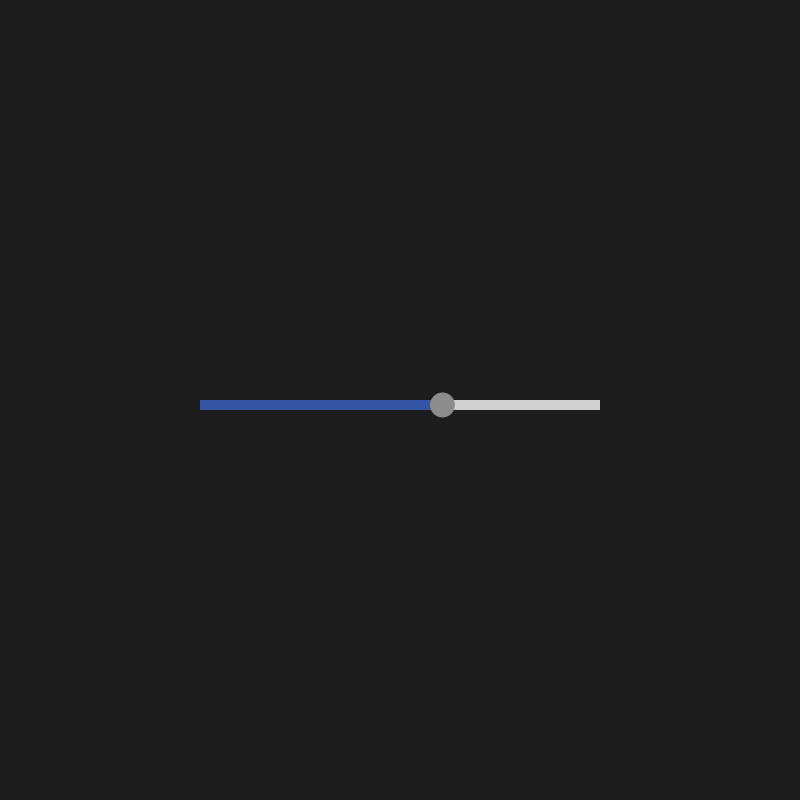
Frame 1 (no input)
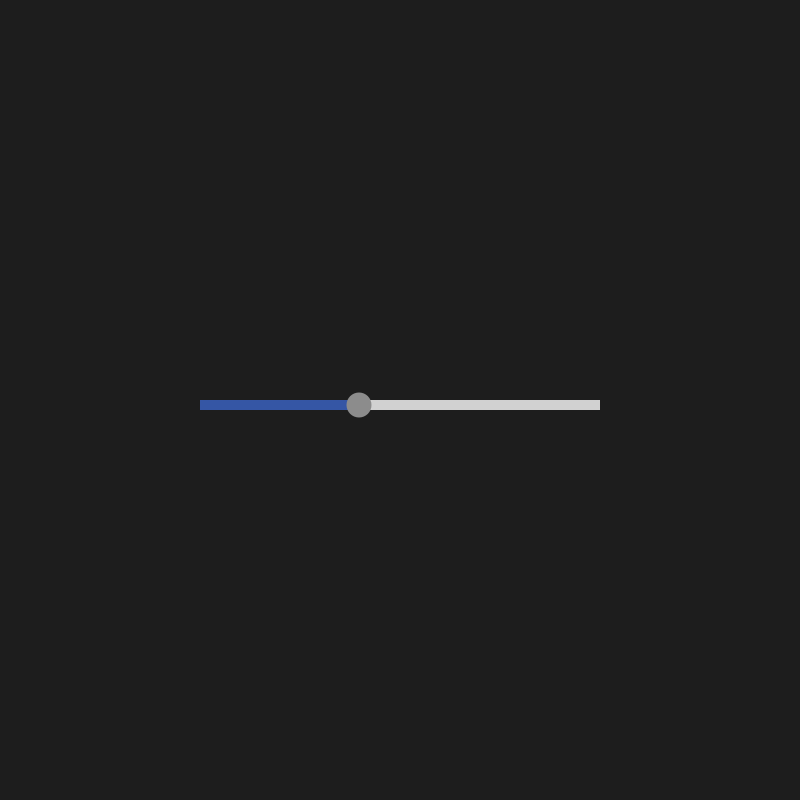
Frame 60 (the mouse pressed at the canvas centre just before this capture)
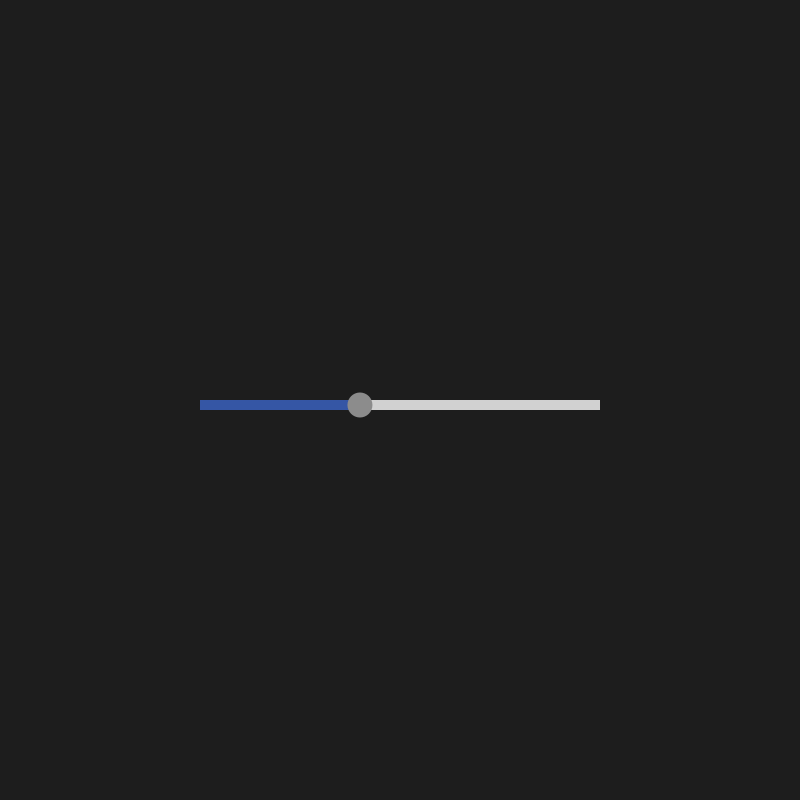
Frame 120 (the mouse held since frame 60 and released just before this capture)

The Processing sketch that drew these frames (run headless with seeded random() and noise(); from frame 60 on, the mouse is pressed at the canvas centre):

// Processing sketch: UISlider
// ── UISlider.pde
Slider s;

void setup() {
  size(800, 800);
  background(42);
  colorMode(HSB, 360, 100, 100);
  s = new Slider(new PVector(width / 4, height / 2), width / 2, 10, 0);
}

float x = 0;
void draw() {
  background(42);
  s.percent = noise(x);
  x += 0.01;
  
  s.show();
}
// ── Slider.pde
class Slider {
  private color riseColor = color(222, 68, 65);
  private color fallColor = color(0, 0, 82);
  private color handleColor = color(0, 0, 55);
  
  PVector pos = new PVector(0,0);
  float leng;
  float thick;
  
  float percent = 0.5;
  private float drawAngle = 0;
  
  Slider(PVector p, float l, float t, float a) {
    pos = p;
    leng = l;
    thick = t;
    drawAngle = a;
  }
  
  Slider(PVector p, float l, float t, float a, float start) {
    pos = p;
    leng = l;
    thick = t;
    drawAngle = a;
    percent = start;
  }
  
  //API for changing colors
  void RiseColor(color col) {
    riseColor = col;
  }
  
  void FallColor(color col) {
    fallColor = col;
  }
  
  void HandleColor(color col) {
    handleColor = col;
  }
  
  
  void show() {
    percent = constrain(percent, 0, 1);
    pushMatrix();
    
    translate(pos.x, pos.y);
    rotate(drawAngle);
    
    noStroke();
    fill(riseColor);
    rect(0, 0, leng * percent, thick);
    fill(fallColor);
    rect(leng * percent, 0, leng - (leng * percent), thick);
    fill(handleColor);
    ellipse(leng * percent, thick * 0.5, 2.5 * thick, 2.5 * thick);
    
    popMatrix();
  }
}
